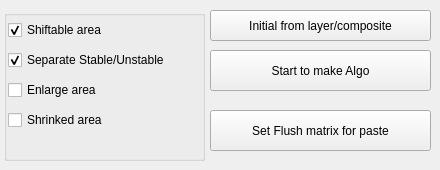
   <widget class="QWidget" name="tab5">
    <attribute name="title">
     <string>Make algorithm</string>
    </attribute>
    <widget class="QPushButton" name="pushButtonToAlgo">
     <property name="geometry">
      <rect>
       <x>210</x>
       <y>50</y>
       <width>221</width>
       <height>41</height>
      </rect>
     </property>
     <property name="text">
      <string>Start to make Algo</string>
     </property>
     <property name="icon">
      <iconset resource="PropertyGerberFast.qrc">
       <normaloff>:/Qtres/Start.png</normaloff>:/Qtres/Start.png</iconset>
     </property>
    </widget>
    <widget class="QPushButton" name="pushButtonInitialAlgo">
     <property name="geometry">
      <rect>
       <x>210</x>
       <y>10</y>
       <width>221</width>
       <height>31</height>
      </rect>
     </property>
     <property name="text">
      <string>Initial from layer/composite</string>
     </property>
     <property name="icon">
      <iconset resource="PropertyGerberFast.qrc">
       <normaloff>:/Qtres/Composite.png</normaloff>:/Qtres/Composite.png</iconset>
     </property>
    </widget>
    <widget class="QGroupBox" name="groupBox">
     <property name="geometry">
      <rect>
       <x>4</x>
       <y>10</y>
       <width>201</width>
       <height>151</height>
      </rect>
     </property>
     <property name="title">
      <string/>
     </property>
     <widget class="QCheckBox" name="checkBoxMakeAlgoShiftable">
      <property name="geometry">
       <rect>
        <x>4</x>
        <y>10</y>
        <width>201</width>
        <height>20</height>
       </rect>
      </property>
      <property name="text">
       <string>Shiftable area</string>
      </property>
      <property name="checked">
       <bool>true</bool>
      </property>
     </widget>
     <widget class="QCheckBox" name="checkBoxMakeAlgoSeparate">
      <property name="geometry">
       <rect>
        <x>4</x>
        <y>40</y>
        <width>201</width>
        <height>20</height>
       </rect>
      </property>
      <property name="text">
       <string>Separate Stable/Unstable</string>
      </property>
      <property name="checked">
       <bool>true</bool>
      </property>
     </widget>
     <widget class="QCheckBox" name="checkBoxMakeAlgoEnlarge">
      <property name="geometry">
       <rect>
        <x>4</x>
        <y>70</y>
        <width>201</width>
        <height>20</height>
       </rect>
      </property>
      <property name="text">
       <string>Enlarge area</string>
      </property>
     </widget>
     <widget class="QCheckBox" name="checkBoxMakeAlgoShrinked">
      <property name="geometry">
       <rect>
        <x>4</x>
        <y>100</y>
        <width>201</width>
        <height>20</height>
       </rect>
      </property>
      <property name="text">
       <string>Shrinked area</string>
      </property>
     </widget>
    </widget>
    <widget class="QPushButton" name="pushButtonSetFlushMatrix">
     <property name="geometry">
      <rect>
       <x>210</x>
       <y>110</y>
       <width>221</width>
       <height>41</height>
      </rect>
     </property>
     <property name="text">
      <string>Set Flush matrix for paste</string>
     </property>
     <property name="icon">
      <iconset resource="PropertyGerberFast.qrc">
       <normaloff>:/Qtres/Setting.png</normaloff>:/Qtres/Setting.png</iconset>
     </property>
    </widget>
   </widget>
